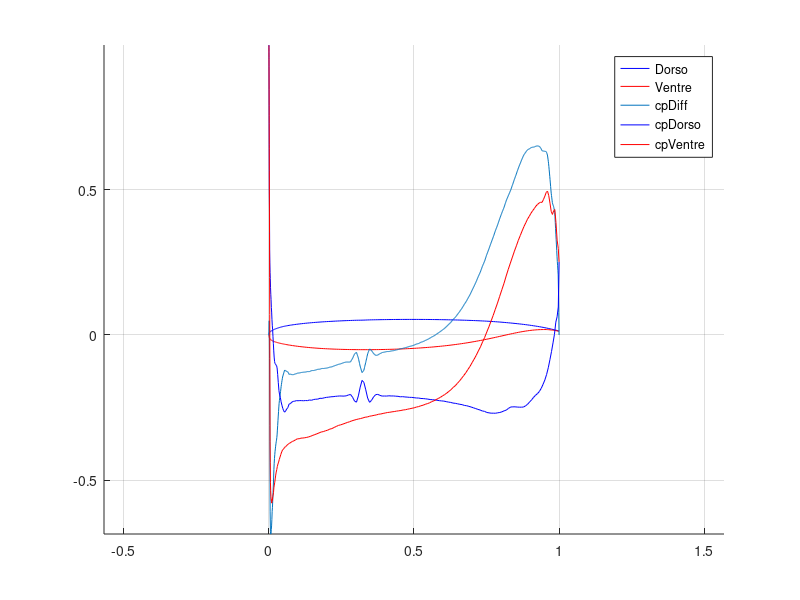

The MATLAB script that drew this image:
close all
clear
clc

% Loading struct with all the necessary data
% Points : x and y coordinates of  the profile
% Angles : angles for which cp has been retrieved
% Cp : matrix with cp data for all angles. Each column is a different AOA


load("cpData.mat");

% Finding leading edge
ba = find(~cpData.Points(:,1));
ba = ba(1);

% Cycle analyzing cp minimum and leading edge difference
cpPeak = zeros(length(cpData.Angles),1);
pos = zeros(length(cpData.Angles),1);
leCpDiff = zeros(length(cpData.Angles),1);

for ii = 1:length(cpData.Angles)
    cpup = interp1(cpData.Points(1:ba,1), cpData.Cp(1:ba,ii),linspace(0,1,1000));
    cpdown = interp1(cpData.Points(ba+1:end,1), cpData.Cp(ba+1:end,ii),linspace(0,1,1000));
    cpDiff = cpdown - cpup;
    [cpPeak(ii),pos(ii)] = min(cpDiff);
    leCpDiff(ii) = abs( cpData.Cp(ba,ii) - cpData.Cp(ba+1,ii));
end


% Finding minimum peak
[minCpPeak,I] = max(cpPeak);
alphaTheodorsen = cpData.Angles(I);
fprintf("Theodorsen angle according to minimum cp difference: %.4f°", cpData.Angles(I))
fprintf("\n Minimum peak is of %.4f and is achieved at %.4f m along the chord\n\n", minCpPeak, pos(I)/1000)

[~,ind] = min(leCpDiff);
fprintf("Theodorsen angle according to minimum cp difference on leading edge: %.4f°", cpData.Angles(ind))

%% CP PLOT - Choose an angle
Angle = alphaTheodorsen;


jj = find (~(cpData.Angles - Angle));

figure;
hold on
axis equal
grid on
plot(cpData.Points(1:ba,1),cpData.Points(1:ba,2),'b')
plot(cpData.Points(ba+1:end,1),cpData.Points(ba+1:end,2),'r')

cpup = interp1(cpData.Points(1:ba,1), cpData.Cp(1:ba,jj),linspace(0,1,1000));
cpdown = interp1(cpData.Points(ba+1:end,1), cpData.Cp(ba+1:end,jj),linspace(0,1,1000));
cpDiff = cpdown - cpup;

plot(linspace(0,1,1000), cpDiff)

plot(cpData.Points(1:ba,1),cpData.Cp(1:ba,jj),'b')
plot(cpData.Points(ba+1:end,1),cpData.Cp(ba+1:end,jj),'r')

legend("Dorso","Ventre", "cpDiff", "cpDorso","cpVentre")
